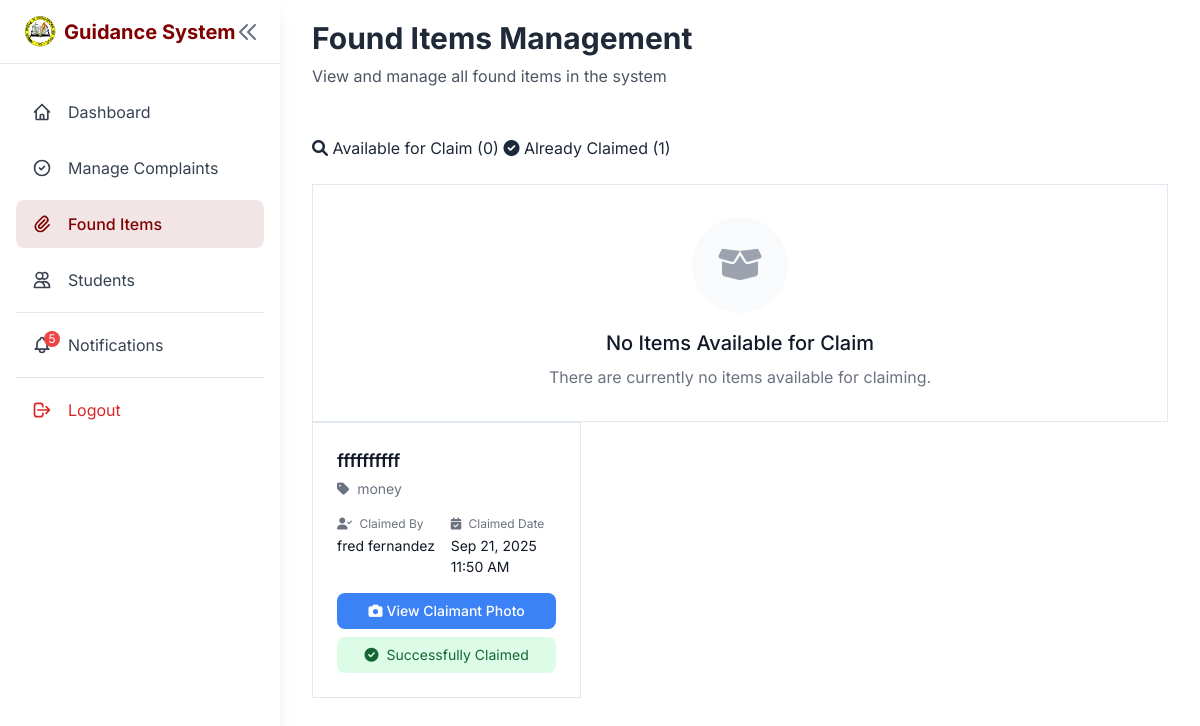
The app's page /pages/found-items.php (signed in) with its own data.
### tables this page shows
CREATE TABLE `lost_items` (
  `id` int(11) NOT NULL,
  `student_id` int(45) DEFAULT NULL,
  `item_name` varchar(255) DEFAULT NULL,
  `category` varchar(255) DEFAULT NULL,
  `date_lost` varchar(255) DEFAULT NULL,
  `time_lost` varchar(255) DEFAULT NULL,
  `location` varchar(255) DEFAULT NULL,
  `description` varchar(255) DEFAULT NULL,
  `photo` mediumblob DEFAULT NULL,
  `mime_type` varchar(255) DEFAULT NULL,
  `claimant_photo` mediumblob DEFAULT NULL,
  `claimant_photo_mime_type` varchar(255) DEFAULT NULL,
  `receive_sms` varchar(255) DEFAULT NULL,
  `phone_number` varchar(255) DEFAULT NULL,
  `status` varchar(255) DEFAULT NULL,
  `date` varchar(255) DEFAULT NULL,
  `time` varchar(255) DEFAULT NULL,
  `claimed_at` timestamp NULL DEFAULT NULL,
  `claimed_by_student_id` int(11) DEFAULT NULL,
  `claim_evidence` text DEFAULT NULL
);

CREATE TABLE `students` (
  `id` int(11) NOT NULL,
  `user_id` int(11) DEFAULT NULL,
  `first_name` varchar(255) DEFAULT NULL,
  `middle_name` varchar(255) DEFAULT NULL,
  `last_name` varchar(255) DEFAULT NULL,
  `grade_level` varchar(255) DEFAULT NULL,
  `section` varchar(45) DEFAULT NULL,
  `email` varchar(255) DEFAULT NULL,
  `phone_number` varchar(45) DEFAULT NULL,
  `password` varchar(255) DEFAULT NULL,
  `address` varchar(255) DEFAULT NULL
);

### pages/found-items.php (the view, shortened to what this page needs)
<?php
require_once '../logic/db_connection.php';
$foundItems = [];
$claimedItems = [];
try {
    $stmt = $pdo->prepare(SQL_GET_CLAIMABLE_ITEMS);
    $stmt->execute();
    $foundItems = $stmt->fetchAll(PDO::FETCH_ASSOC);
    $stmt = $pdo->prepare(SQL_GET_CLAIMED_ITEMS);
    $stmt->execute();
    $claimedItems = $stmt->fetchAll(PDO::FETCH_ASSOC);
} catch (PDOException $e) {
    error_log("Error fetching found items: " . $e->getMessage());
    $foundItems = [];
    $claimedItems = [];
}
?>
<!DOCTYPE html>
<html lang="en">
<head>
    <script src="https://cdn.tailwindcss.com"></script>
    <link rel="stylesheet" href="https://cdnjs.cloudflare.com/ajax/libs/font-awesome/6.0.0/css/all.min.css">
</head>
<body class="min-h-screen bg-white">
    <?php include 'navigation-admin.php'; ?>
    <div class="pt-5 main-content">
        <main class="min-h-screen">
            <div class="mb-4 flex justify-between items-center px-8">
                <div>
                    <h1 class="text-3xl font-bold text-gray-800 mb-2">Found Items Management</h1>
                    <p class="text-gray-600">View and manage all found items in the system</p>
                </div>
            </div>
            <div class="p-8">
                <div class="tabs-container mb-6">
                    <div class="tabs-header">
                        <button class="tab-button active" data-tab="claimable">
                            <i class="fas fa-search"></i>
                            Available for Claim (<?= count($foundItems) ?>)
                        </button>
                        <button class="tab-button" data-tab="claimed">
                            <i class="fas fa-check-circle"></i>
                            Already Claimed (<?= count($claimedItems) ?>)
                        </button>
                    </div>
                </div>
                <div id="claimable" class="tab-content active">
                    <?php if (empty($foundItems)): ?>
                        <div class="minimal-card p-8 text-center">
                            <div class="bg-gray-50 rounded-full w-24 h-24 mx-auto mb-4 flex items-center justify-center">
                                <i class="fas fa-box-open text-4xl text-gray-400"></i>
                            </div>
                            <h3 class="text-xl font-medium text-gray-900 mb-2">No Items Available for Claim</h3>
                            <p class="text-gray-500">There are currently no items available for claiming.</p>
                        </div>
                    <?php endif; ?>
                </div>
                <div id="claimed" class="tab-content">
                    <?php if (empty($claimedItems)): ?>
                        <div class="minimal-card p-8 text-center">
                            <div class="bg-gray-50 rounded-full w-24 h-24 mx-auto mb-4 flex items-center justify-center">
                                <i class="fas fa-check-circle text-4xl text-gray-400"></i>
                            </div>
                            <h3 class="text-xl font-medium text-gray-900 mb-2">No Claimed Items</h3>
                            <p class="text-gray-500">No items have been claimed yet.</p>
                        </div>
                    <?php else: ?>
                        <div class="grid grid-cols-1 md:grid-cols-2 lg:grid-cols-3 gap-6">
                            <?php foreach ($claimedItems as $item): ?>
                                <div class="minimal-card overflow-hidden card-hover compact-card">
                                    <div class="p-6 compact-card-content">
                                        <div class="mb-4">
                                            <h3 class="text-lg font-semibold text-gray-900 mb-1">
                                                <?php echo htmlspecialchars($item['item_name']); ?>
                                            </h3>
                                            <p class="text-sm text-gray-500">
                                                <i class="fas fa-tag mr-1"></i>
                                                <?php echo htmlspecialchars($item['category']); ?>
                                            </p>
                                        </div>
                                        <div class="compact-info mb-4">
                                            <div class="info-item">
                                                <span class="info-label">
                                                    <i class="fas fa-user-check mr-1"></i> Claimed By
                                                </span>
                                                <span class="info-value">
                                                    <?php echo htmlspecialchars($item['claimed_by_first_name'] . ' ' . $item['claimed_by_last_name']); ?>
                                                </span>
                                            </div>
                                            <div class="info-item">
                                                <span class="info-label">
                                                    <i class="fas fa-calendar-check mr-1"></i> Claimed Date
                                                </span>
                                                <span class="info-value">
                                                    <?php echo date('M d, Y g:i A', strtotime($item['claimed_at'])); ?>
                                                </span>
                                            </div>
                                        </div>
                                        <div class="mt-auto">
                                            <div class="flex gap-2 mb-2">
                                                <?php if (!empty($item['claimant_photo']) && !empty($item['claimant_photo_mime_type'])): ?>
                                                    <button onclick="viewClaimantPhoto(<?php echo $item['id']; ?>, '<?php echo htmlspecialchars($item['item_name']); ?>')"
                                                        class="flex-1 bg-blue-500 hover:bg-blue-600 text-white px-3 py-2 rounded-lg font-medium flex items-center justify-center text-sm">
                                                        <i class="fas fa-camera mr-1"></i>
                                                        View Claimant Photo
                                                    </button>
                                                <?php endif; ?>
                                            </div>
                                            <div class="bg-green-100 text-green-800 px-3 py-2 rounded-lg text-sm text-center">
                                                <i class="fas fa-check-circle mr-1"></i>
                                                Successfully Claimed
                                            </div>
                                        </div>
                                    </div>
                                </div>
                            <?php endforeach; ?>
                        </div>
                    <?php endif; ?>
                </div>
            </div>
        </main>
    </div>
</body>
</html>

### pages/found-items.php (style rules this page uses)
:root { --primary-color: #800000; --primary-hover: #600000; --secondary-color: #64748b; --success-color: #22c55e; --warning-color: #f59e0b; --danger-color: #ef4444; --background-color: #ffffff; }
body { font-family: 'Inter', sans-serif; background-color: #f8fafc; color: #1e293b; }
.minimal-card { background: white; border: 1px solid #e2e8f0; transition: all 0.3s ease; position: relative; overflow: hidden; }
.minimal-card::before { content: ''; position: absolute; top: 0; left: 0; width: 4px; height: 100%; background: var(--primary-color); opacity: 0; transition: opacity 0.3s ease; }
.card-hover { transition: all 0.3s ease; }
.compact-card { display: flex; flex-direction: column; height: 100%; }
.compact-card-content { flex: 1; display: flex; flex-direction: column; }
.compact-info { display: grid; grid-template-columns: repeat(2, 1fr); gap: 0.5rem; }
.info-item { display: flex; flex-direction: column; }
.info-label { font-size: 0.75rem; color: #6b7280; margin-bottom: 0.125rem; }
.info-value { font-size: 0.875rem; color: #111827; }

### pages/navigation-admin.php (style rules this page uses)
@media (min-width: 1025px) { .main-content { margin-left: 280px; width: calc(100% - 280px); transition: all 0.3s ease-in-out; } }

### records on screen
lost_items: item_name "ffffffffff", category "money", claimed_by_student.last_name "fred fernandez", claimed_at "Sep 21, 2025 11:50 AM"

### other values on screen
$unread_count "5"
count($foundItems) "0"
count($claimedItems) "1"
